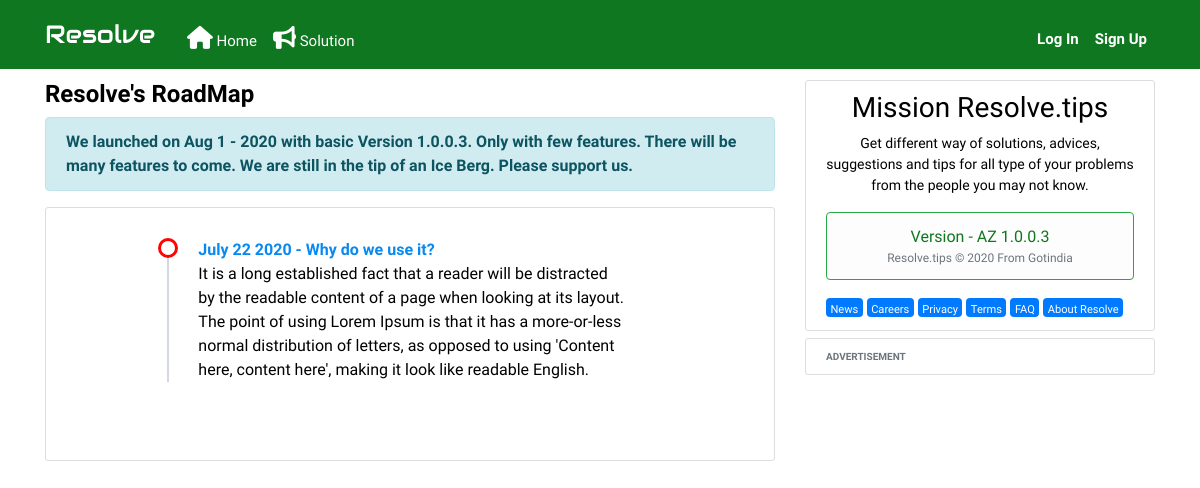
Page /roadmap/ on the committed database.
### feeds/models.py (models this page shows, shortened)
class Roadmap(models.Model):
    title = models.CharField(max_length=100)
    content = models.TextField()
    date_posted = models.DateTimeField(default=timezone.now)
    author = models.ForeignKey(User, on_delete=models.CASCADE)

### feeds/views.py (the view)
# urls.py: path('roadmap/', views.roadmap, name='feeds-roadmap'),
def roadmap(request):
    context = {
        'posts': Roadmap.objects.all()
    }
    return render(request, 'feeds/roadmap.html', context)

### feeds/templates/feeds/roadmap.html
{% extends "feeds/base.html" %}
{% block content %}
<div>
    <h4><span class="heardertitle">Resolve's RoadMap</span></h4>
</div>
	<div class="alert alert-info infoalert" role="alert">
        We launched on Aug 1 - 2020 with basic Version 1.0.0.3. Only with few features. There will be many features to come. We are still in the tip of an Ice Berg. Please support us.
    </div>
<article class="media content-section">
	<div class="container mb-5">
		<div class="row">
			<div class="col-md-9 offset-md-1">
			<ul class="timeline">
       	 {% for post in posts %}
				<li>
					<span class="timeline-title">{{ post.date_posted|date:"F d Y" }} - {{ post.title }}</span>
					<p>{{ post.content }}</p>
				</li>
        	{% endfor %}
			</ul>
			</div>
		</div>
	</div>
</article>
{% endblock content %}

### feeds/static/feeds/main.css (style rules this page uses)
body { color: #000; margin-top: 5rem; font-family: 'Hind Guntur', sans-serif; }
h1, h2, h3, h4, h5, h6 { color: #000; }
ul { margin: 0; }
.heardertitle { font-weight: 600; }
.content-section { background: #ffffff; padding: 10px 20px; border: 1px solid #ddd; border-radius: 3px; margin-bottom: 7px; }
.infoalert { font-weight:600; }
ul.timeline { list-style-type: none; position: relative; }
ul.timeline:before { content: ' '; background: #d4d9df; display: inline-block; position: absolute; left: 29px; width: 2px; height: 100%; z-index: 400; }
ul.timeline > li { margin: 20px 0; padding-left: 20px; }
ul.timeline > li:before { content: ' '; background: white; display: inline-block; position: absolute; border-radius: 50%; border: 3px solid #ff0202; left: 20px; width: 20px; height: 20px; z-index: 400; }
.timeline-title { color: #0889f1; font-weight: bold; }

### rows in the picture
Roadmap: date_posted "July 22 2020", title "Why do we use it?", content "It is a long established fact that a reader will be distracted by the readable content of a page when looking at its layout. The point of using Lorem Ipsum is that it has a more-or-less normal distribution of letters, as opposed to using 'Content here, content here', making it look like readable English."
